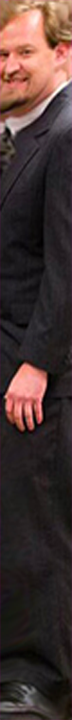
#> input picture beckpaddle.png, 72 x 720 px, given in place of the camera
$ python vision.py   (older library calls are emulated)
#> lines starting #> are read from the running program, lines starting #| are printed output that depends on the picture; after the words box and inside, x2 and y2 are one past the last pixel; in counts of white or black regions, pixels touching at a corner belong together
#> further down, frame is the input picture: shape (720, 72, 3); mean B, G, R 49.2, 51.7, 68.6
import numpy as np
import cv2

cap = cv2.VideoCapture(0)

def process(i):
    hsv = cv2.cvtColor(i,cv2.COLOR_BGR2HSV)
#> hsv: shape (720, 72, 3); mean H, S, V 87, 58.5, 69

    min = np.array([0,0,253])
    max = np.array([255,255,255])


    filtered = cv2.inRange(hsv, min, max)
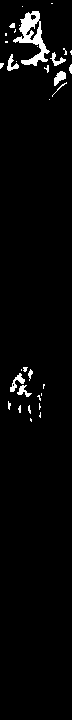
#> filtered: shape (720, 72); 2.9% white; 34 white regions (23 under 20 px), largest, box (x1, y1, x2, y2) and area: (13, 11, 50, 66) 766, (10, 373, 25, 392) 108, (54, 71, 66, 86) 105

    kernel = np.ones((5,5),np.uint8)
    eroded = cv2.erode(filtered,kernel,iterations = 2)
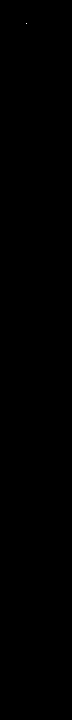
#> eroded: shape (720, 72); 0% white in thin lines or dots, all inside (x1, y1, x2, y2) = (26, 23, 27, 24)
    dilated = cv2.dilate(eroded,kernel,iterations = 4)
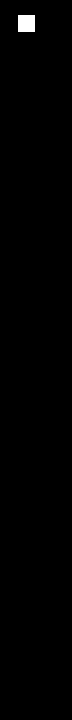
#> dilated: shape (720, 72); 0.56% white; 1 white region, box (x1, y1, x2, y2) and area: (18, 15, 35, 32) 289

    edged = cv2.Canny(dilated, 30, 200)
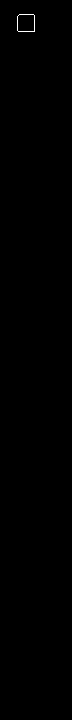
#> edged: shape (720, 72); 0.12% white in thin lines or dots, all inside (x1, y1, x2, y2) = (17, 14, 35, 32)

    a, cnts, b = cv2.findContours(edged.copy(), cv2.RETR_TREE, cv2.CHAIN_APPROX_SIMPLE)
#> cnts = 2 contours; box (x1, y1, x2, y2) and area: (17, 14, 35, 32) 286, (17, 14, 35, 32) 286; b = [[-1, -1, 1, -1], [-1, -1, -1, 0]]
    cnts = sorted(cnts, key = cv2.contourArea, reverse = True)[:10]

    if (len(cnts) > 0):
        x,y,w,h = cv2.boundingRect(cnts[0])
#> x = 17; y = 14; w = 18; h = 18
        cv2.rectangle(i,(x,y),(x+w,y+h),(0,255,0),2)
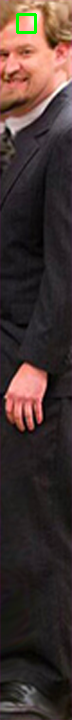
#> i: shape (720, 72, 3); 0.41% of pixels changed, all inside (x1, y1, x2, y2) = (16, 13, 37, 34)

        print(y-h/2)
#| 5.0

    return i


while(True):
    ret, frame = cap.read()

    o = process(frame)

    cv2.imshow('frame',o)
    if cv2.waitKey(1) & 0xFF == ord('q'):
#> (key q is pressed here)
        break

# When everything done, release the capture
cap.release()
cv2.destroyAllWindows()
